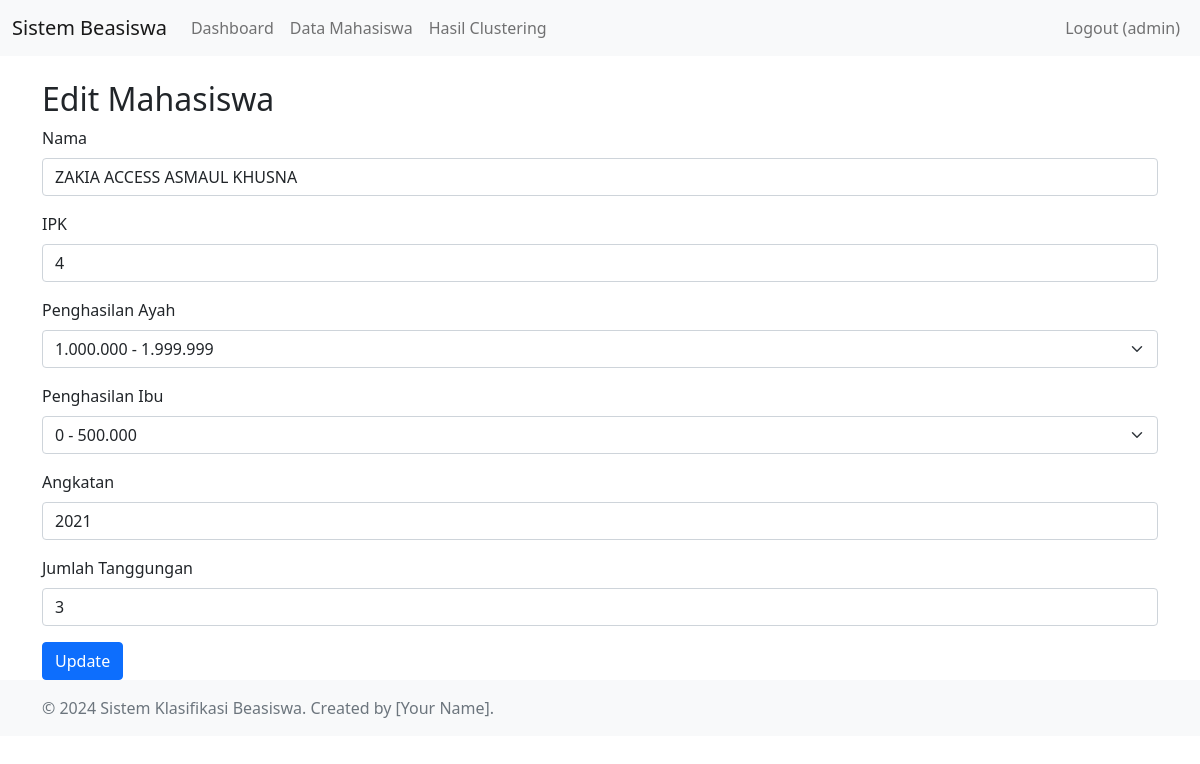
The page /edit_mahasiswa.php?id=937 (signed in) on the database its author committed.
### tables this page shows
CREATE TABLE `mahasiswa` (
  `id` int(11) NOT NULL,
  `nama` varchar(255) NOT NULL,
  `ipk` float NOT NULL,
  `penghasilan_ayah` enum('0 - 500.000','500.000 - 999.999','1.000.000 - 1.999.999','2.000.000 - 4.999.999','> 5.000.000') DEFAULT NULL,
  `penghasilan_ibu` enum('0 - 500.000','500.000 - 999.999','1.000.000 - 1.999.999','2.000.000 - 4.999.999','> 5.000.000') DEFAULT NULL,
  `jumlah_tanggungan` int(10) NOT NULL,
  `angkatan` varchar(10) DEFAULT NULL
);

### functions/mahasiswa_functions.php (called while the page is built, shortened)
<?php
function getMahasiswaById($pdo, $id) {
    $stmt = $pdo->prepare("SELECT * FROM mahasiswa WHERE id = ?");
    $stmt->execute([$id]);
    return $stmt->fetch();
}

### edit_mahasiswa.php (the view, shortened to what this page needs)
<?php
include 'includes/header.php';
include 'config/database.php';
include 'functions/mahasiswa_functions.php';
$id = $_GET['id'] ?? null;
$mahasiswa = getMahasiswaById($pdo, $id);
?>
<h2>Edit Mahasiswa</h2>
<form action="" method="POST">
    <div class="mb-3">
        <label for="nama" class="form-label">Nama</label>
        <input type="text" class="form-control" id="nama" name="nama" value="<?php echo $mahasiswa['nama']; ?>" required>
    </div>
    <div class="mb-3">
        <label for="ipk" class="form-label">IPK</label>
        <input type="number" step="0.01" class="form-control" id="ipk" name="ipk" value="<?php echo $mahasiswa['ipk']; ?>" required>
    </div>
    <div class="mb-3">
    <label for="penghasilan_ayah" class="form-label">Penghasilan Ayah</label>
    <select class="form-select" id="penghasilan_ayah" name="penghasilan_ayah" required>
    <option value="1.000.000 - 1.999.999" <?php echo ($mahasiswa['penghasilan_ayah'] == '1.000.000 - 1.999.999') ? 'selected' : ''; ?>>1.000.000 - 1.999.999</option>
</select>
</div>
<div class="mb-3">
    <label for="penghasilan_ibu" class="form-label">Penghasilan Ibu</label>
    <select class="form-select" id="penghasilan_ibu" name="penghasilan_ibu" required>
    <option value="0 - 500.000" <?php echo ($mahasiswa['penghasilan_ibu'] == '0 - 500.000') ? 'selected' : ''; ?>>0 - 500.000</option>
</select>
</div>
    <div class="mb-3">
        <label for="angkatan" class="form-label">Angkatan</label>
        <input type="text" class="form-control" id="angkatan" name="angkatan" value="<?php echo $mahasiswa['angkatan']; ?>" required>
    </div>
    <div class="mb-3">
    <label for="jumlah_tanggungan" class="form-label">Jumlah Tanggungan</label>
    <input type="number" class="form-control" id="jumlah_tanggungan" name="jumlah_tanggungan" value="<?php echo $mahasiswa['jumlah_tanggungan']; ?>" required min="0" max="10">
</div>
    <button type="submit" class="btn btn-primary">Update</button>
</form>
<?php include 'includes/footer.php'; ?>

### rows shown on the page
mahasiswa: nama "ZAKIA ACCESS ASMAUL KHUSNA", ipk "4", penghasilan_ayah "1.000.000 - 1.999.999", penghasilan_ibu "0 - 500.000", angkatan "2021", jumlah_tanggungan "3"

### other values the page prints
$_SESSION['username'] "admin"
